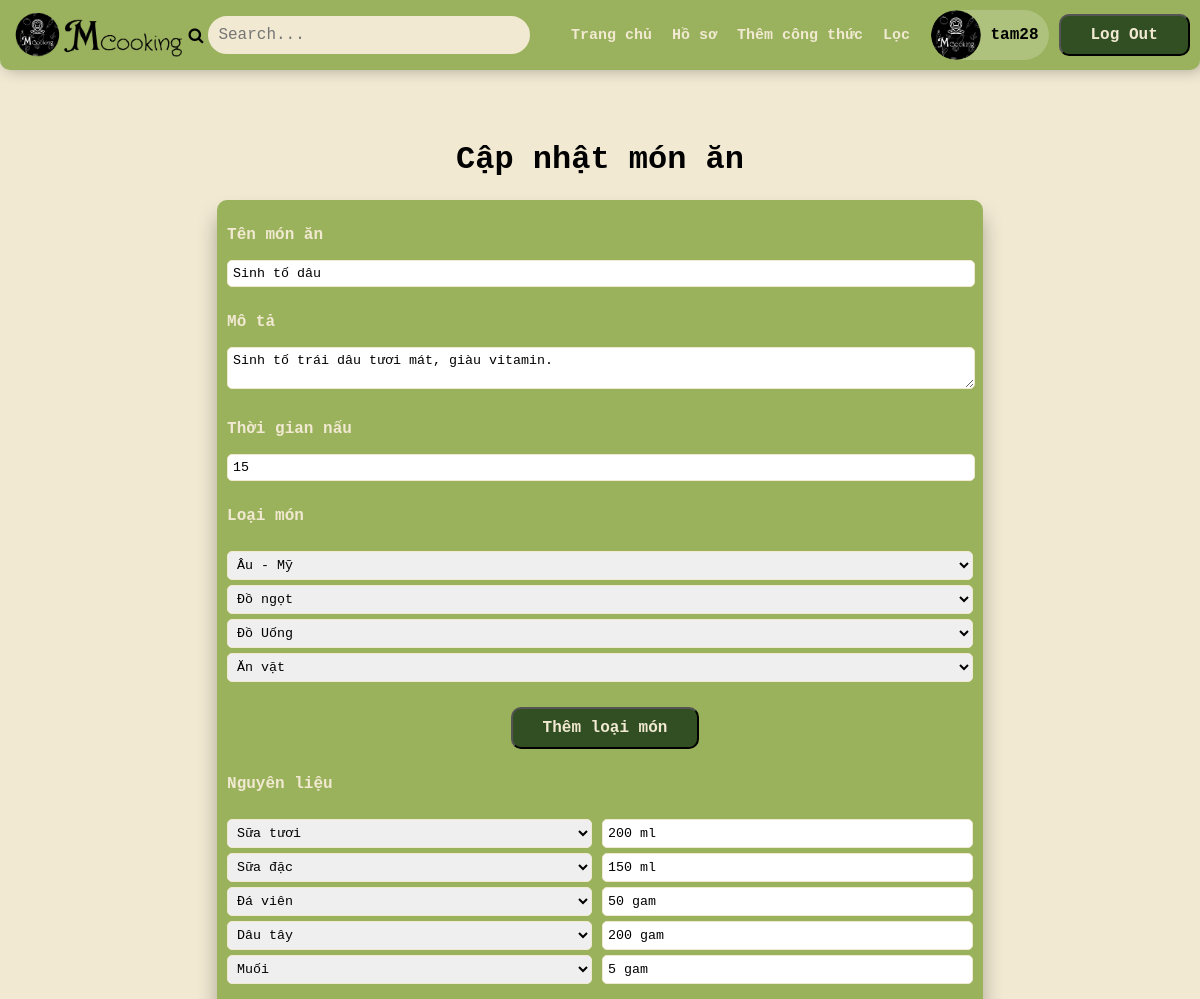
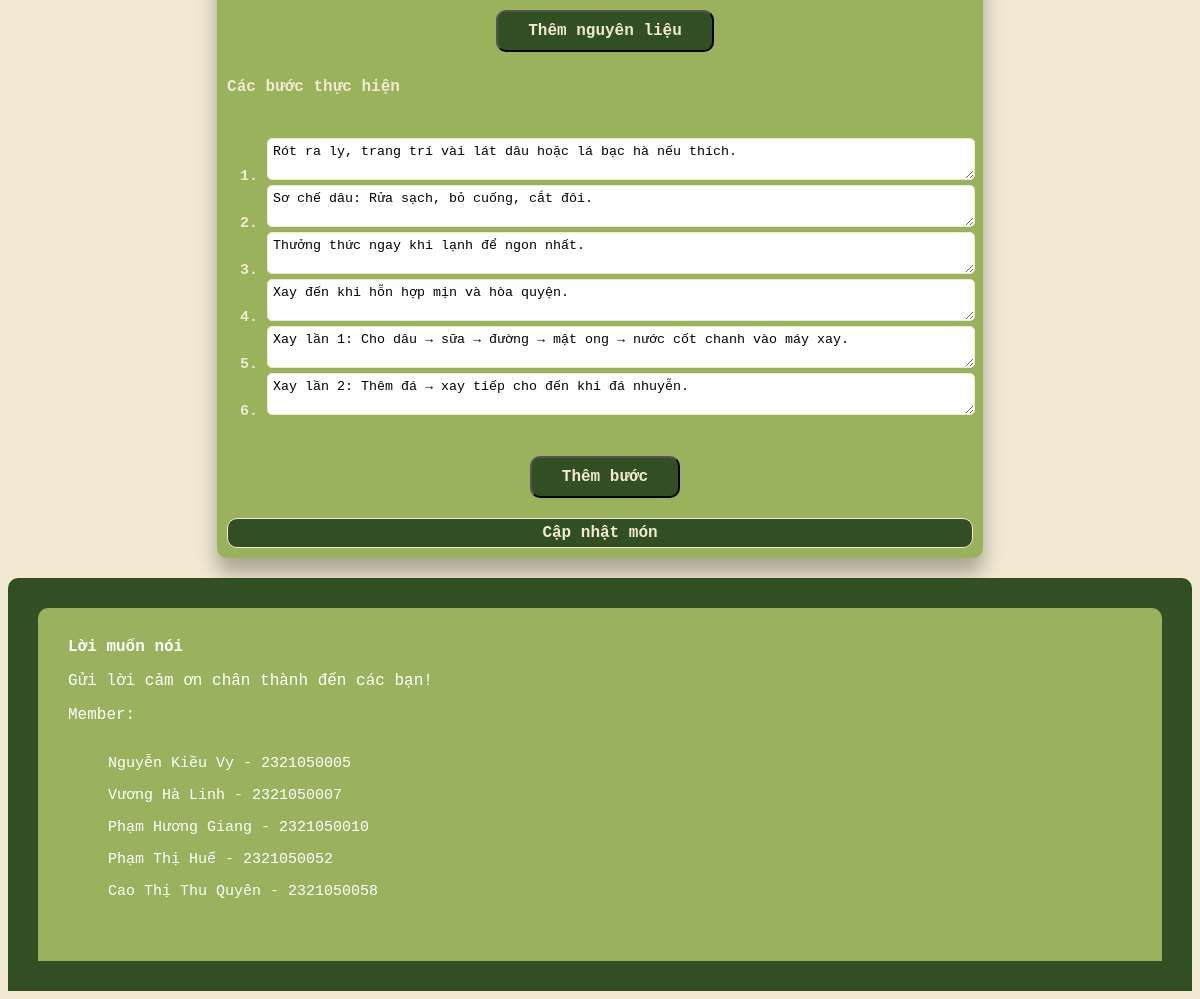
The page /gdnguoidung/index.php?page=capnhatcongthuc&id=43 (signed in) on the database its author committed (2 pictures, top to bottom).
### tables this page shows
CREATE TABLE IF NOT EXISTS mon_an(
	id INT PRIMARY KEY AUTO_INCREMENT,
	ten_mon_an VARCHAR(100) NOT NULL,
	mo_ta TEXT,
	thoi_gian_nau INT,
	nguoi_dang_id INT,
	ngay_dang DATE,
	hinh_anh VARCHAR(255),
    trang_thai VARCHAR(20),
	FOREIGN KEY (nguoi_dang_id) REFERENCES nguoi_dung(id) ON DELETE CASCADE
);

CREATE TABLE IF NOT EXISTS nguyen_lieu(
	id INT PRIMARY KEY AUTO_INCREMENT,
	ten_nguyen_lieu VARCHAR(50)
);

### gdadmin/congthuc/capnhatcongthuc.php (the view, shortened to what this page needs)
<?php
    include('../connect.php');
    $id = $_GET['id'];
    $sql = "SELECT ma.*, nd.ten_dang_nhap,
                GROUP_CONCAT(DISTINCT lm.id) AS loai_ids,
                GROUP_CONCAT(DISTINCT CONCAT(nl.id,':',manl.so_luong)) AS nl_data,
                GROUP_CONCAT(DISTINCT ct.buoc_lam SEPARATOR '||') AS buoc_data
            FROM mon_an ma
            LEFT JOIN mon_an_loai_mon malm ON ma.id = malm.mon_an_id
            LEFT JOIN loai_mon lm ON malm.loai_mon_id = lm.id
            LEFT JOIN mon_an_nguyen_lieu manl ON ma.id = manl.mon_an_id
            LEFT JOIN nguyen_lieu nl ON manl.nguyen_lieu_id = nl.id
            LEFT JOIN cong_thuc ct ON ma.id = ct.mon_an_id
            LEFT JOIN nguoi_dung nd ON ma.nguoi_dang_id = nd.id
            WHERE ma.id='$id'
            GROUP BY ma.id";
    $result = mysqli_query($conn,$sql);
    $data = mysqli_fetch_assoc($result);
    $loaiId = $data['loai_ids'] ? explode(',',$data['loai_ids']) : [];
    $nl = $data['nl_data'] ? explode(',',$data['nl_data']) : [];
    $buoc = $data['buoc_data'] ? explode('||',$data['buoc_data']) : [];
    $allNL   = mysqli_fetch_all(mysqli_query($conn,"SELECT * FROM nguyen_lieu"),MYSQLI_ASSOC);
?>
<!DOCTYPE html>
<html>
<head>
    <link rel="stylesheet" href="cacform.css">
</head>
<body>
    <h1>Cập nhật món ăn</h1>
    <form method="post">
        <div class="box">
            <p>Tên món ăn</p>
            <input type="text" name="ten-mon-an" value="<?= $data['ten_mon_an'] ?>">
        </div>
        <div class="box">
            <p>Mô tả</p>
            <textarea name="mo-ta"><?= $data['mo_ta'] ?></textarea>
        </div>
        <div class="box">
            <p>Thời gian nấu</p>
            <input type="number" name="thoi-gian-nau" value="<?= $data['thoi_gian_nau'] ?>">
        </div>
        <p>Loại món</p>
        <div class="loaimon-wrapper">
            <?php
                for($i=0;$i<count($loaiId);$i++){
            ?>
            <div class="loaimon">
                <select name="loai-mon[]">
                    <?php
                    $res = mysqli_query($conn,"SELECT * FROM loai_mon");
                    while($row = mysqli_fetch_assoc($res)){
                        $selected = ($row['id']==$loaiId[$i])?'selected':'';
                        echo "<option value='{$row['id']}' $selected>{$row['ten_loai']}</option>";
                    }
                    ?>
                </select>
            </div>
            <?php } ?>
        </div>
        <div class="them">
            <button type="button" class="nut" onclick="themLoaiMon()">Thêm loại món</button>
        </div>
        <p>Nguyên liệu</p>
        <div class="nguyenlieu-wrapper">
        <?php
        for($i=0;$i<count($nl);$i++){
            list($nlId,$sl) = explode(':',$nl[$i]);
        ?>
            <div class="nguyenlieu">
                <select name="nguyen-lieu[]">
                    <?php
                    for($j=0;$j<count($allNL);$j++){
                        $selected = ($allNL[$j]['id']==$nlId)?'selected':'';
                        echo "<option value='{$allNL[$j]['id']}' $selected>
                                {$allNL[$j]['ten_nguyen_lieu']}
                            </option>";
                    }
                    ?>
                </select>
                <input type="text" name="so-luong[]" value="<?= $sl ?>" placeholder="Định lượng">
            </div>
        <?php } ?>
        </div>
        <div class="them">
            <button type="button" class="nut" onclick="themNguyenLieu()">Thêm nguyên liệu</button>
        </div>
        <p>Các bước thực hiện</p>
        <ol class="thembuoc">
            <?php
                for($i=0;$i<count($buoc);$i++){
                    echo "<li><textarea name='buoc[]'>{$buoc[$i]}</textarea></li>";
                }
            ?>
        </ol>
        <div class="them">
            <button type="button" class="nut" onclick="themBuoc()">Thêm bước</button>
        </div>
        <div class="them">
            <input type="submit" value="Cập nhật món">
        </div>
    </form>
</body>
</html>

### gdnguoidung/style.css (style rules this page uses)
body { font-family: 'Courier New', Courier, monospace; background-color: #f1e9d2; font-size: 16px; }
button { font-family: 'Courier New', Courier, monospace; }
input::placeholder { font-family: 'Courier New', Courier, monospace; }
li { padding-inline-start: 0; font-size: 10px; }

### gdadmin/cacform.css (style rules this page uses)
form { background-color: #9ab25b; display:flex; flex-direction: column; padding:10px; gap:5px; margin:auto; width:30%; border-radius: 10px; box-shadow: 0 15px 20px rgba(0,0,0,0.3); color:#f1e9d2; font-weight:bold; }
body { background-color:#f1e9d2; font-family: 'Courier New', Courier, monospace; margin-top:15vh; }
input, select, textarea { width:100%; font-family: 'Courier New', Courier, monospace; border-radius: 5px; border:1px solid #f1e9d2; padding:5px; padding-inline-start: 0; }
button { font-family: 'Courier New', Courier, monospace; }
input[type="submit"] { color: #f1e9d2; background-color: #324f23; font-size: 16px; border-radius: 10px; padding:5px 20px; font-weight:bold; cursor: pointer; }
.nut { color: #f1e9d2; background-color: #324f23; font-size: 16px; border-radius: 10px; padding:10px 30px; margin-left: 10px; font-weight:bold; }

### gdnguoidung/index.php (style rules this page uses)
li { padding-inline-start: 0; font-size: 15px !important; }

### gdadmin/congthuc/capnhatcongthuc.php (style rules this page uses)
form { width:70%; margin:auto; display:flex; flex-direction:column; gap:10px; }
input, select, textarea { width:100%; padding:5px; }
.nguyenlieu, .loaimon { display:flex; gap:10px; margin-bottom:5px; }
.them { display:flex; justify-content:center; margin-top:10px; }
h1 { text-align:center; }
.box { margin-right:10px; }
.thembuoc { margin-right:10px; }

### rows shown on the page
mon_an: ten-mon-an "Sinh tố dâu", mo-ta "Sinh tố trái dâu tươi mát, giàu vitamin.", thoi-gian-nau "15"
nguyen_lieu: ten_nguyen_lieu "Sữa tươi"
nguyen_lieu: ten_nguyen_lieu "Sữa đặc"
nguyen_lieu: ten_nguyen_lieu "Đá viên"
nguyen_lieu: ten_nguyen_lieu "Dâu tây"
nguyen_lieu: ten_nguyen_lieu "Muối"

### other values the page prints
$_SESSION["username"] "tam28"
form field value "Âu - Mỹ"
form field value "Đồ ngọt"
form field value "Đồ Uống"
form field value "Ăn vặt"
